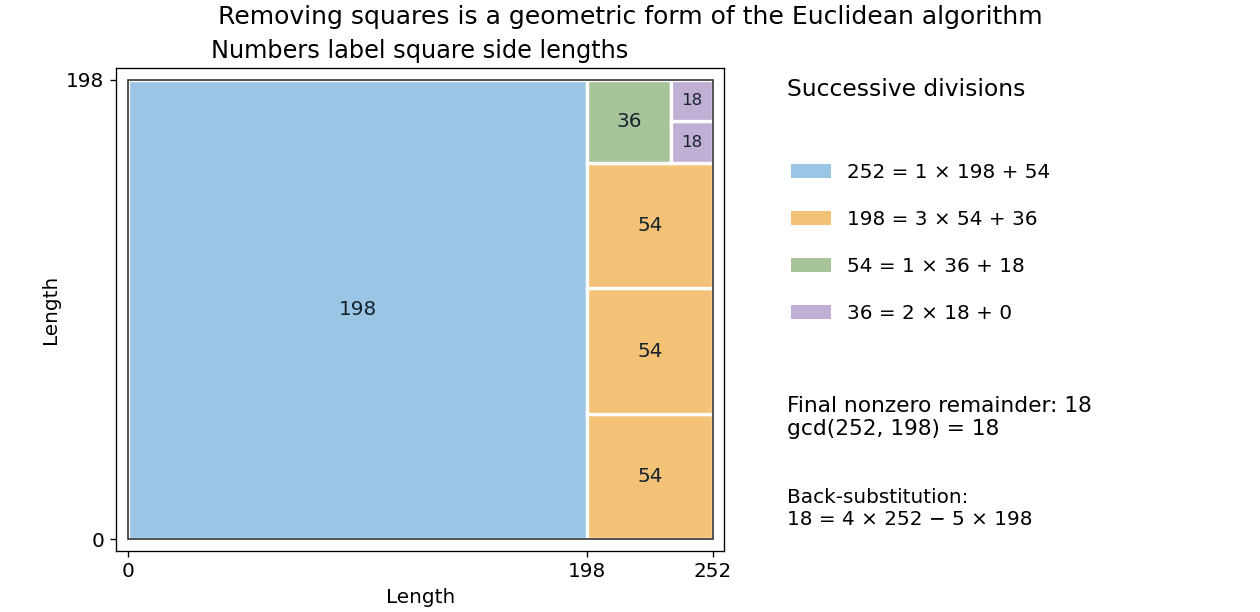

Here is the Python script that generated this plot:
"""Tile a 252-by-198 rectangle using exact Euclidean division steps."""

from math import gcd
from pathlib import Path
import matplotlib.pyplot as plt
from matplotlib.patches import Patch, Rectangle


def main():
    width, height, x, y, stage = 252, 198, 0, 0, 0
    colors = ['#9ac5e5', '#f3c277', '#a7c49b', '#bfafd4']
    squares = []
    while width and height:
        side = min(width, height)
        count = max(width, height) // side
        for k in range(count):
            sx = x + k * side if width >= height else x
            sy = y if width >= height else y + k * side
            squares.append((sx, sy, side, stage))
        if width >= height:
            x += count * side
            width -= count * side
        else:
            y += count * side
            height -= count * side
        stage += 1
    assert [s[2] for s in squares] == [198, 54, 54, 54, 36, 18, 18]
    assert sum(s[2] ** 2 for s in squares) == 252 * 198
    assert gcd(252, 198) == min(s[2] for s in squares) == 18
    assert 4 * 252 - 5 * 198 == 18
    plt.rcParams.update({'font.size': 12})
    fig, (ax, steps) = plt.subplots(1, 2, figsize=(10.5, 5.1), layout='constrained',
                                   facecolor='white', gridspec_kw={'width_ratios': [1.5, 1]})
    for sx, sy, side, group in squares:
        ax.add_patch(Rectangle((sx, sy), side, side, facecolor=colors[group],
                               edgecolor='white', linewidth=2))
        ax.text(sx + side / 2, sy + side / 2, str(side), ha='center', va='center',
                fontsize=10 if side == 18 else 12, color='#16232d')
    ax.add_patch(Rectangle((0, 0), 252, 198, fill=False, edgecolor='#333333'))
    ax.set(aspect='equal', xlim=(-5, 257), ylim=(-5, 203), xticks=[0, 198, 252],
           yticks=[0, 198], xlabel='Length', ylabel='Length', title='Numbers label square side lengths')
    steps.axis('off')
    steps.text(0, .98, 'Successive divisions', fontsize=14, va='top')
    labels = ['252 = 1 × 198 + 54', '198 = 3 × 54 + 36',
              '54 = 1 × 36 + 18', '36 = 2 × 18 + 0']
    steps.legend(handles=[Patch(facecolor=c, label=l) for c, l in zip(colors, labels)],
                 loc='upper left', bbox_to_anchor=(-.03, .84), frameon=False, labelspacing=1.4)
    steps.text(0, .32, 'Final nonzero remainder: 18\ngcd(252, 198) = 18', fontsize=13, va='top')
    steps.text(0, .13, 'Back-substitution:\n18 = 4 × 252 − 5 × 198', fontsize=12, va='top')
    fig.suptitle('Removing squares is a geometric form of the Euclidean algorithm', fontsize=15)
    fig.savefig(Path.cwd() / 'euclidean-algorithm-rectangles.png', dpi=120, facecolor='white')
    plt.close(fig)


if __name__ == '__main__':
    main()
